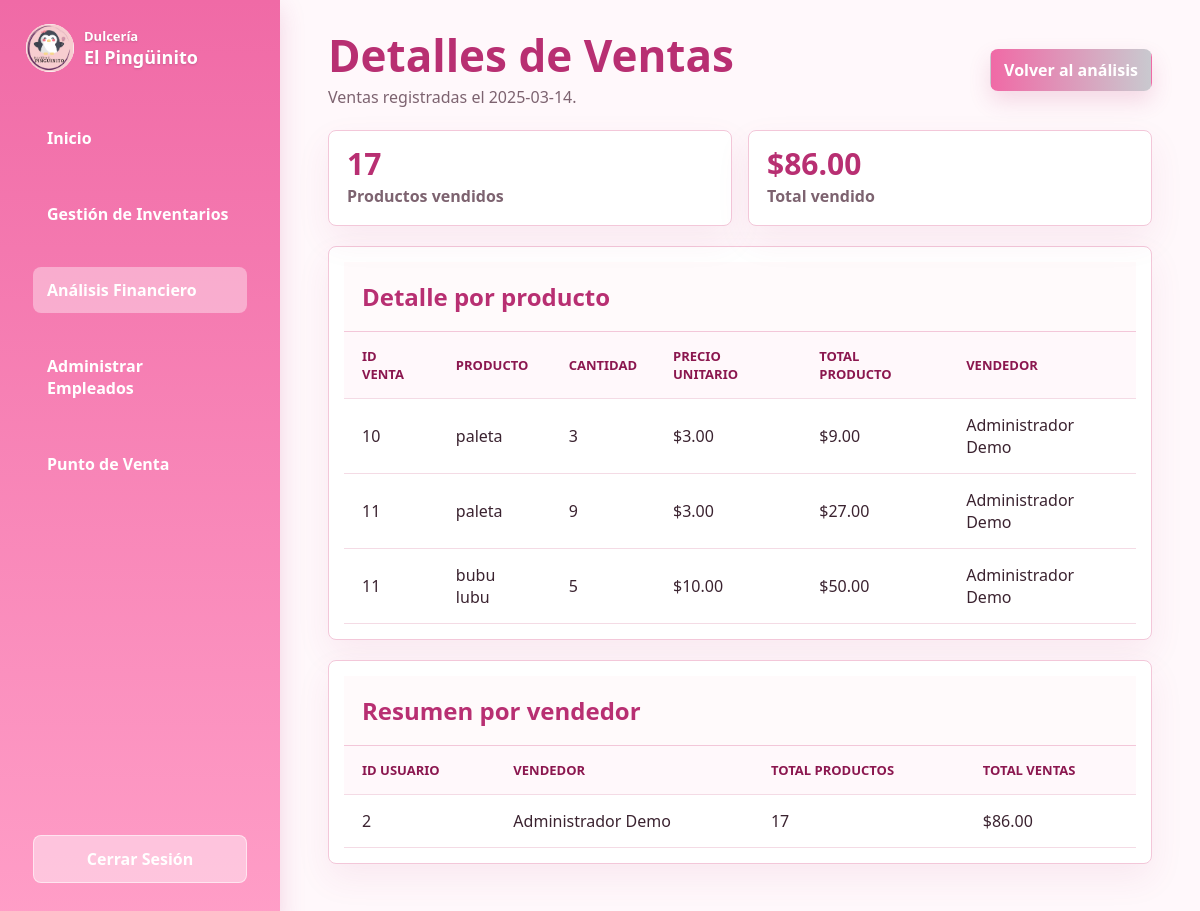
/pages/detalles_venta.php?fecha=2025-03-14 (signed in), run on the app's committed database.
### tables this page shows
CREATE TABLE `detalles_venta` (
  `id` int(11) NOT NULL,
  `id_venta` int(11) NOT NULL,
  `nombre_producto` varchar(100) NOT NULL,
  `cantidad` int(11) NOT NULL,
  `precio_unitario` decimal(10,2) NOT NULL,
  `total` decimal(10,2) NOT NULL
);

CREATE TABLE `ventas` (
  `id` int(11) NOT NULL,
  `id_usuario` int(11) NOT NULL,
  `fecha` datetime DEFAULT current_timestamp(),
  `total` decimal(10,2) NOT NULL
);

CREATE TABLE `usuarios` (
  `id` int(11) NOT NULL,
  `apellidos` varchar(50) NOT NULL,
  `nombre` varchar(100) NOT NULL,
  `email` varchar(100) NOT NULL,
  `password` varchar(255) NOT NULL,
  `rol` enum('admin','empleado') NOT NULL DEFAULT 'empleado',
  `fecha_creacion` timestamp NOT NULL DEFAULT current_timestamp()
);

### pages/detalles_venta.php (the view, shortened to what this page needs)
<?php
require_once __DIR__ . '/../includes/db.php';
$fecha_venta = $_GET['fecha'];
$query_detalles = "
    SELECT
        v.id AS id_venta,
        dv.nombre_producto,
        dv.cantidad,
        dv.precio_unitario,
        dv.total AS total_producto,
        u.id AS id_usuario,
        u.nombre AS nombre_usuario,
        u.apellidos AS apellidos_usuario
    FROM detalles_venta dv
    INNER JOIN ventas v ON dv.id_venta = v.id
    INNER JOIN usuarios u ON v.id_usuario = u.id
    WHERE DATE(v.fecha) = ?
";
$stmt_detalles = $conn->prepare($query_detalles);
$stmt_detalles->bind_param("s", $fecha_venta);
$stmt_detalles->execute();
$result_detalles = $stmt_detalles->get_result();
$detalles = [];
while ($detalle = $result_detalles->fetch_assoc()) {
    $detalles[] = $detalle;
}
$query_resumen_usuarios = "
    SELECT
        u.id AS id_usuario,
        u.nombre AS nombre_usuario,
        u.apellidos AS apellidos_usuario,
        SUM(dv.cantidad) AS total_productos,
        SUM(dv.total) AS total_ventas
    FROM detalles_venta dv
    INNER JOIN ventas v ON dv.id_venta = v.id
    INNER JOIN usuarios u ON v.id_usuario = u.id
    WHERE DATE(v.fecha) = ?
    GROUP BY u.id, u.nombre, u.apellidos
";
$stmt_resumen = $conn->prepare($query_resumen_usuarios);
$stmt_resumen->bind_param("s", $fecha_venta);
$stmt_resumen->execute();
$result_resumen = $stmt_resumen->get_result();
$resumenes = [];
while ($resumen = $result_resumen->fetch_assoc()) {
    $resumenes[] = $resumen;
}
$total_productos = array_sum(array_map('intval', array_column($resumenes, 'total_productos')));
$total_ventas = array_sum(array_map('floatval', array_column($resumenes, 'total_ventas')));
?>
<!DOCTYPE html>
<html lang="es">
<head>
    <link rel="stylesheet" href="/DULCERIAV2/css/app.css">
    <link rel="stylesheet" href="/DULCERIAV2/css/module-layout.css">
</head>
<body class="module-page">
    <nav id="sidebar">
        <div class="sidebar-brand">
            <img src="/DULCERIAV2/assets/logo.png" alt="Logo de Dulcería El Pingüinito">
            <div>
                <span>Dulcería</span>
                <strong>El Pingüinito</strong>
            </div>
        </div>
        <ul class="sidebar-menu">
            <li><a href="/DULCERIAV2/pages/dashboard.php">Inicio</a></li>
            <li><a href="/DULCERIAV2/pages/inventario.php">Gestión de Inventarios</a></li>
            <li><a class="active" href="/DULCERIAV2/pages/analisis_finaciero.php">Análisis Financiero</a></li>
            <li><a href="/DULCERIAV2/pages/administrar_empleados.php">Administrar Empleados</a></li>
            <li><a href="/DULCERIAV2/pages/punto_venta.php">Punto de Venta</a></li>
        </ul>
        <ul class="sidebar-footer">
            <li><a href="/DULCERIAV2/actions/logout.php">Cerrar Sesión</a></li>
        </ul>
    </nav>
    <main class="layout">
        <div class="page-header">
            <div>
                <h1>Detalles de Ventas</h1>
                <p>Ventas registradas el <?php echo htmlspecialchars($fecha_venta); ?>.</p>
            </div>
            <a class="btn btn-primary" href="/DULCERIAV2/pages/analisis_finaciero.php">Volver al análisis</a>
        </div>
        <div class="summary-grid">
            <div class="summary-card">
                <strong><?php echo $total_productos; ?></strong>
                <span>Productos vendidos</span>
            </div>
            <div class="summary-card">
                <strong><?php echo '$' . number_format($total_ventas, 2); ?></strong>
                <span>Total vendido</span>
            </div>
        </div>
        <section class="panel" style="margin-bottom: 20px;">
            <div class="panel-header">
                <h2>Detalle por producto</h2>
            </div>
            <div class="table-wrap">
                <table class="module-table">
                    <tr>
                        <th>ID Venta</th>
                        <th>Producto</th>
                        <th>Cantidad</th>
                        <th>Precio unitario</th>
                        <th>Total producto</th>
                        <th>Vendedor</th>
                    </tr>
                    <?php foreach ($detalles as $detalle) : ?>
                        <tr>
                            <td><?php echo htmlspecialchars($detalle['id_venta']); ?></td>
                            <td><?php echo htmlspecialchars($detalle['nombre_producto']); ?></td>
                            <td><?php echo htmlspecialchars($detalle['cantidad']); ?></td>
                            <td><?php echo '$' . number_format($detalle['precio_unitario'], 2); ?></td>
                            <td><?php echo '$' . number_format($detalle['total_producto'], 2); ?></td>
                            <td><?php echo htmlspecialchars($detalle['nombre_usuario'] . ' ' . $detalle['apellidos_usuario']); ?></td>
                        </tr>
                    <?php endforeach; ?>
                </table>
            </div>
        </section>
        <section class="panel">
            <div class="panel-header">
                <h2>Resumen por vendedor</h2>
            </div>
            <div class="table-wrap">
                <table class="module-table">
                    <tr>
                        <th>ID Usuario</th>
                        <th>Vendedor</th>
                        <th>Total productos</th>
                        <th>Total ventas</th>
                    </tr>
                    <?php foreach ($resumenes as $resumen) : ?>
                        <tr>
                            <td><?php echo htmlspecialchars($resumen['id_usuario']); ?></td>
                            <td><?php echo htmlspecialchars($resumen['nombre_usuario'] . ' ' . $resumen['apellidos_usuario']); ?></td>
                            <td><?php echo htmlspecialchars($resumen['total_productos']); ?></td>
                            <td><?php echo '$' . number_format($resumen['total_ventas'], 2); ?></td>
                        </tr>
                    <?php endforeach; ?>
                </table>
            </div>
        </section>
    </main>
</body>
</html>

### css/app.css (style rules this page uses)
body { font-family: Arial, sans-serif; margin: 0; padding: 0; background: #fff; color: #333; }
#sidebar { position: fixed; left: -250px; top: 0; width: 250px; height: 100%; background: #f4a3c1; padding-top: 20px; transition: 0.3s; }
#sidebar ul { list-style: none; padding: 0; }
#sidebar ul li { padding: 15px; }
#sidebar ul li a { text-decoration: none; color: white; display: block; }
main { padding: 20px; }
h1 { color: #d14778; }
section { background: #f8f8f8; padding: 15px; margin: 10px 0; border-radius: 10px; }
h2 { color: #d14778; }

### css/module-layout.css (style rules this page uses)
:root { --pink: #f06aa6; --pink-dark: #b82f72; --ink: #3b2330; --muted: #7d6370; --line: #f3c7d9; --soft: #fff2f7; --surface: #ffffff; }
* { box-sizing: border-box; }
body.module-page { margin: 0; font-family: "Segoe UI", Arial, sans-serif; color: var(--ink); background: #fff8fb; }
.brand, .sidebar-brand { display: flex; align-items: center; gap: 10px; }
.brand img, .sidebar-brand img { border-radius: 50%; background: #fff; }
#sidebar { position: fixed; inset: 0 auto 0 0; width: 280px; padding: 24px 18px; background: linear-gradient(180deg, #f06aa6 0%, #ff9ec7 100%); box-shadow: 0 8px 24px rgba(184, 47, 114, 0.18); display: flex; flex-direction: column; z-index: 10; }
.sidebar-brand { color: #fff; margin-bottom: 28px; padding: 0 8px; text-shadow: 0 1px 2px rgba(95, 43, 70, 0.25); }
.sidebar-brand img { width: 48px; height: 48px; }
.sidebar-brand span { display: block; font-size: 13px; font-weight: 700; }
.sidebar-brand strong { display: block; font-size: 18px; }
.sidebar-menu, .sidebar-footer { list-style: none; padding: 0; margin: 0; }
.sidebar-menu { flex: 1; }
.sidebar-menu li, .sidebar-footer li { padding: 6px 0; }
.sidebar-menu a, .sidebar-footer a { display: block; padding: 12px 14px; border-radius: 8px; text-decoration: none; color: #4a2233; font-weight: 800; }
.sidebar-menu a:hover, .sidebar-menu a.active { background: rgba(255, 255, 255, 0.38); color: #8b174f; }
.sidebar-footer a { background: rgba(255, 255, 255, 0.42); border: 1px solid rgba(255, 255, 255, 0.55); color: #8b174f; text-align: center; }
.layout { width: min(1480px, calc(100% - 320px)); margin-left: 300px; padding: 32px 28px 48px; }
.page-header { display: flex; justify-content: space-between; align-items: center; gap: 18px; margin-bottom: 22px; }
.page-header h1 { margin: 0 0 8px; color: var(--pink-dark); font-size: clamp(30px, 4vw, 44px); line-height: 1.05; }
.page-header p { margin: 0; color: var(--muted); }
.panel, .summary-card { border: 1px solid var(--line); border-radius: 8px; background: var(--surface); box-shadow: 0 14px 34px rgba(184, 47, 114, 0.08); }
.panel { overflow: hidden; }
.panel-header { display: flex; justify-content: space-between; align-items: center; gap: 16px; padding: 18px; border-bottom: 1px solid var(--line); background: #fffafb; }
.panel-header h2, .panel h2 { margin: 0; color: var(--pink-dark); }
.summary-grid { display: grid; grid-template-columns: repeat(2, minmax(0, 1fr)); gap: 16px; margin-bottom: 20px; }
.summary-card { padding: 18px; }
.summary-card strong { display: block; color: var(--pink-dark); font-size: 30px; line-height: 1; margin-bottom: 6px; }
.summary-card span { color: var(--muted); font-weight: 700; }
.table-wrap { overflow-x: auto; }
table.module-table { width: 100%; border-collapse: collapse; min-width: 760px; }
.module-table th, .module-table td { padding: 15px 18px; text-align: left; border-bottom: 1px solid #f4dbe5; }
.module-table th { color: #8b174f; background: #fff8fb; font-size: 13px; text-transform: uppercase; }
.btn, button.btn { min-height: 38px; padding: 9px 13px; border: 1px solid transparent; border-radius: 8px; cursor: pointer; font-weight: 800; text-decoration: none; display: inline-flex; align-items: center; justify-content: center; }
.btn-primary { background: linear-gradient(90deg, #f06aa6, #c9c9cf); color: #fff; box-shadow: 0 10px 22px rgba(184, 47, 114, 0.16); }

### data on the page
detalles_venta: id_venta "10", nombre_producto "paleta", cantidad "3", precio_unitario "3.00", total "9.00", usuarios.nombre+apellidos "Administrador Demo"
detalles_venta: id_venta "11", nombre_producto "paleta", cantidad "9", precio_unitario "3.00", total "27.00", usuarios.nombre+apellidos "Administrador Demo"
detalles_venta: id_venta "11", nombre_producto "bubu lubu", cantidad "5", precio_unitario "10.00", total "50.00", usuarios.nombre+apellidos "Administrador Demo"
usuarios: id "2", nombre+apellidos "Administrador Demo", total_productos "17", total_ventas "86.00"

### other printed values
$fecha_venta "2025-03-14"
$total_productos "17"
$total_ventas "86.00"
